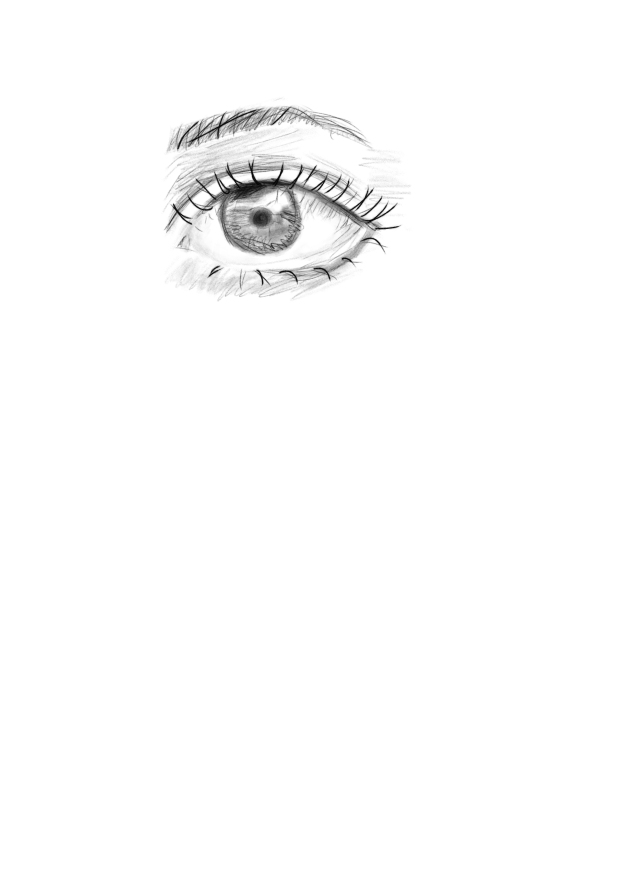
#> input picture blogs/imgs/001eye.png, 2480 x 3508 px, found by its file name (shown at 1/4 size)
$ python merge.py   (older library calls are emulated)
#> lines starting #> are read from the running program, lines starting #| are printed output that depends on the picture
import os
from PIL import Image

# Constants
IMAGE_HEIGHT = 256
IMAGE_FORMAT = 'png'
OUTPUT_FILE = 'merged.png'
INPUT_DIR = 'blogs/imgs'
# Storage
resized = []
widths = []
# Get all files in the directory if ending with .png and starts with a number in 000 format
files = [f for f in os.listdir(INPUT_DIR) if f.endswith('.png') and f[0:3].isdigit()]
# Resize all images to 256 height while keeping aspect ratio
for image in files:
    img = Image.open(os.path.join(INPUT_DIR, image))
#> img is the input picture: PIL image 2480x3508 RGBA; mean R, G, B, A 251.7, 251.7, 251.7, 255
    width = int(img.size[0] * IMAGE_HEIGHT / img.size[1])
#> width = 180
    img = img.resize((width, IMAGE_HEIGHT), Image.ANTIALIAS)
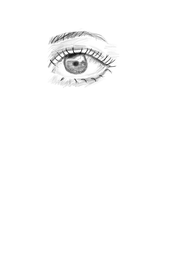
#> img: PIL image 180x256 RGBA; mean R, G, B, A 251.7, 251.7, 251.7, 255
    # Add to storage
    resized.append(img)
    # width of each image
    widths.append((width, image[:3]))
#> pass 2 of the loop `for image in files:`:
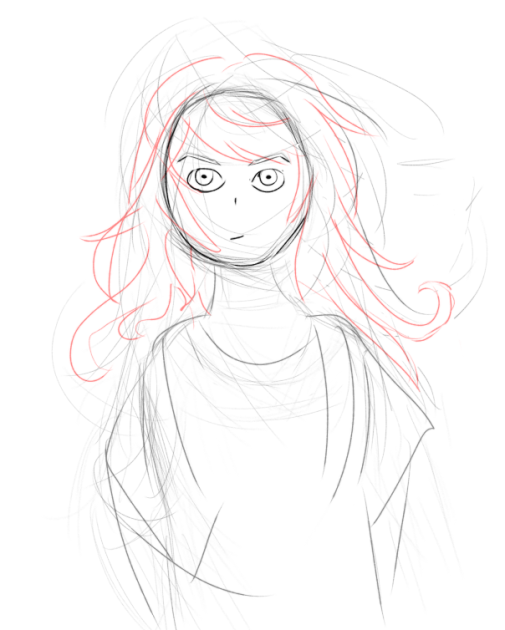
#> input picture blogs/imgs/002draft872022.png, 505 x 630 px, found by its file name
#> img is the input picture: PIL image 505x630 RGBA; mean R, G, B, A 250.7, 249, 249, 255
#> `img = img.resize((width, IMAGE_HEIGHT), Image.ANTIALIAS)`:
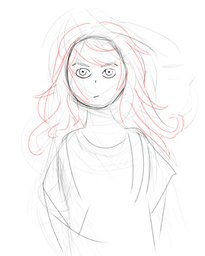
#> img: PIL image 205x256 RGBA; mean R, G, B, A 250.5, 248.8, 248.8, 255
#> pass 3 of the loop `for image in files:`:
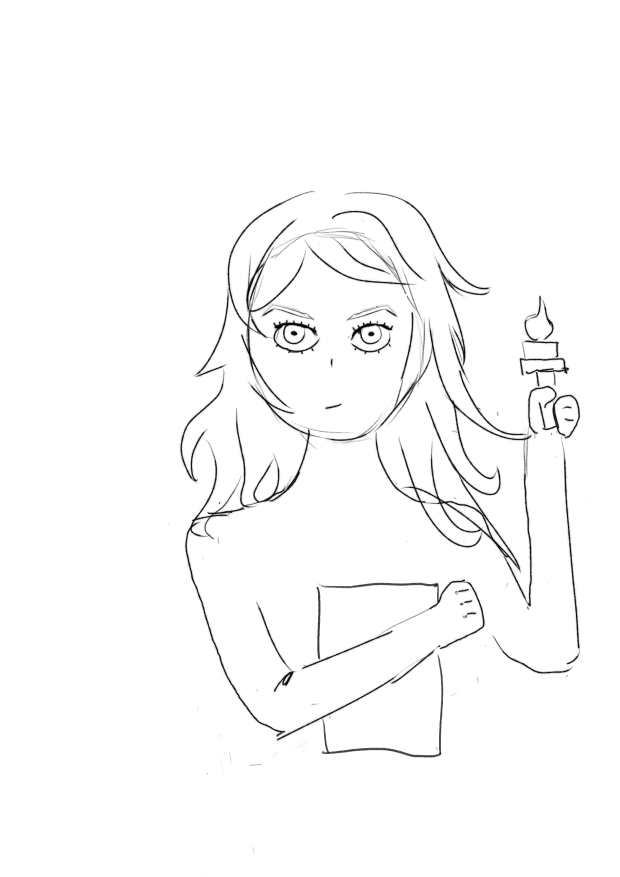
#> input picture blogs/imgs/002draw872022.png, 2480 x 3508 px, found by its file name (shown at 1/4 size)
#> img is the input picture: PIL image 2480x3508 RGBA; mean R, G, B, A 250.3, 250.3, 250.3, 255
#> `img = img.resize((width, IMAGE_HEIGHT), Image.ANTIALIAS)`:
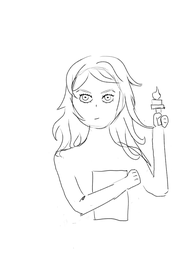
#> img: PIL image 180x256 RGBA; mean R, G, B, A 249.7, 249.7, 249.7, 255
# Stitch all images together
total_width = sum(width for width, _ in widths)
#> total_width = 565
merged = Image.new('RGB', (total_width, IMAGE_HEIGHT))
#> merged: PIL image 565x256 RGB; every value is 0
x_offset = 0
for img in resized:
    merged.paste(img, (x_offset, 0))
    x_offset += img.size[0]
#> this loop made 3 passes
#> x_offset on passes 1 to 3: 180, 385, 565
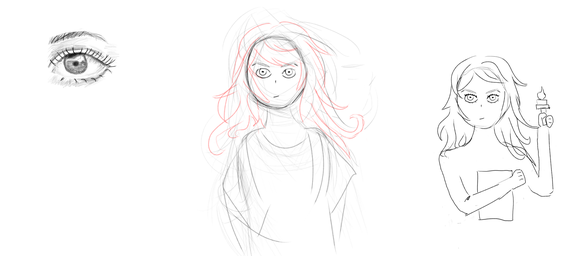
#> merged: PIL image 565x256 RGB; mean R, G, B 250.6, 250, 250
#> after the loop, x_offset = 565
# Save the merged image
merged.save(OUTPUT_FILE)
# Print the width of each image
print('Width of each image:')
sum=0
for width, name in widths:
    print(name, width + sum)
    sum += width
#> after the loop, sum = 565
